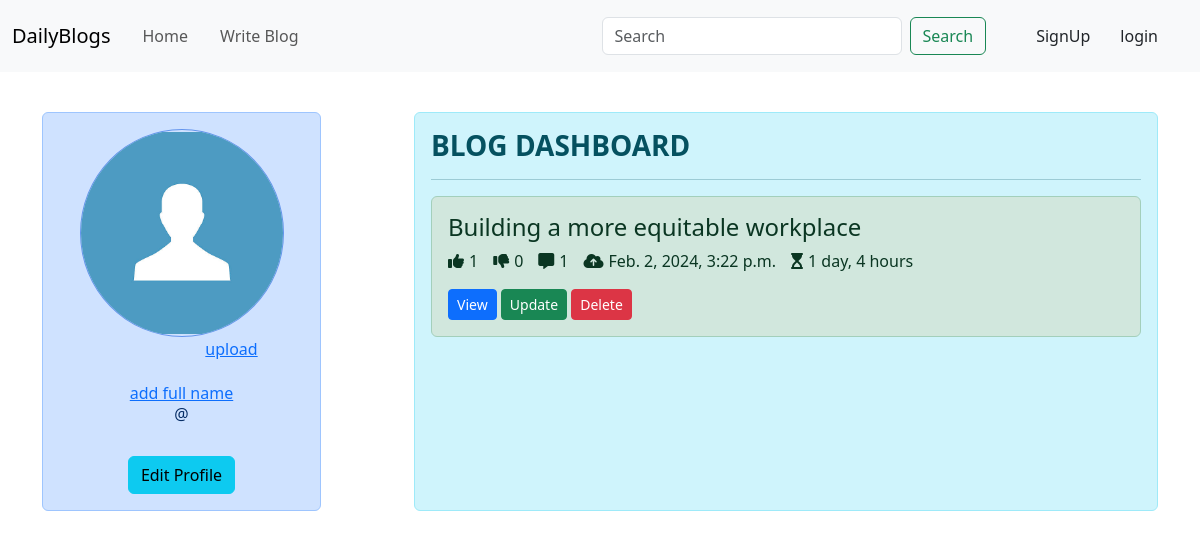
The app's page /blog/profile/3/ with its own data.
### blogApp/models.py (models this page shows, shortened)
class Blog(models.Model):
    author = models.ForeignKey(User, on_delete=models.CASCADE, related_name='post_author')
    blog_title = models.CharField(max_length=200, verbose_name='Enter a title')
    slug = models.SlugField(max_length=264, unique=True)
    blog_content = models.TextField()
    blog_image = models.ImageField(upload_to='blog_images/')
    publish_date = models.DateTimeField(auto_now_add=True)
    update_date = models.DateTimeField(auto_now=True)
    class Meta:
        ordering = ['-update_date']

### blogApp/views.py (the view)
# urls.py: path('profile/<int:profile_id>/', views.profile_setting, name='profile'),
def profile_setting(request, profile_id):
    blog = Blog.objects.filter(author_id=profile_id)
    return render(request, 'blogApp/profile.html', context={'blogs': blog})

### templates/blogApp/profile.html (shortened to what this page needs)
{% extends 'base.html' %}
{% load static %}
{% block styles %}
    <link href="{% static 'profile.css' %}" rel="stylesheet">
{% endblock %}
{% block main_block %}
    <div class="container">
        <div class="container-left col-3 alert alert-primary" style="text-align: center">
            {% if user.user_profile %}
                <img src="/media/{{ user.user_profile.profile_picture }}" class="rounded-circle profile-pic"
                     alt="profile-image">
                <a href="{% url 'blog_app:profile-picture' %}">change</a>
            {% else %}
                <img src="/media/default_profile.jpg" class="rounded-circle profile-pic" alt="profile-image">
                <a href="{% url 'blog_app:profile-picture' %}" style="margin-left: 100px">upload</a>
            {% endif %}
            <div class="profile-text" style="text-align: center;margin-top: 20px">
                {% if user.first_name or user.last_name %}
                    <h6> {{ user.first_name }} {{ user.last_name }}</h6>
                {% else %}
                    <a href="{% url 'blog_app:profile_change' %}">add full name</a>
                {% endif %}
                <h6> @{{ user.username }}</h6>
                <br>
                <a href="{% url 'blog_app:profile_change' %}" class="btn btn-info">Edit Profile</a>
            </div>
        </div>
        <div class="container-right col-8 alert alert-info">
            <h3><strong>BLOG DASHBOARD</strong></h3>
            <hr>
            {% for blog in blogs %}
                <div class="blog-text alert alert-success">
                    <h4>{{ blog.blog_title }}</h4>
                    <div style="display: flex;">
                        <p style="margin-right: 15px"><i class="fa-solid fa-thumbs-up"
                                                         style="margin-right: 5px"></i>{{ blog.liked_blog.count }}
                        </p>
                        <p style="margin-right: 15px"><i class="fa-solid fa-thumbs-down"
                                                         style="margin-right: 5px"></i>{{ blog.Unliked_blog.count }}
                        </p>
                        <p style="margin-right: 15px"><i class="fa-solid fa-message"
                                                         style="margin-right: 5px"></i>{{ blog.blog_comment.count }}
                        </p>
                        <p style="margin-right: 15px"><i class="fa-solid fa-cloud-arrow-up"
                                                         style="margin-right: 5px"></i>{{ blog.publish_date }}
                        </p>
                        <p style="margin-right: 15px"><i class="fa-solid fa-hourglass-start" style="margin-right: 5px"></i>{{ blog.update_date|timesince }}
                        </p>
                    </div>
                    <a href="{% url 'blog_app:blog-details' blog.slug %}" class="btn btn-primary btn-sm">View</a>
                    <a href="{% url 'blog_app:update-blog' blog.pk %}" class="btn btn-success btn-sm">Update</a>
                    <a href="" class="btn btn-danger btn-sm">Delete</a>
                </div>
            {% endfor %}
        </div>
    </div>
{% endblock %}

### static/profile.css (style rules this page uses)
.container { display: flex; margin-top: 40px; justify-content: space-between; }
.profile-pic { height: 208px; width: 204px; object-fit: contain; border: 1px solid cornflowerblue; margin-left: auto; margin-right:auto; display: block; }

### records on screen
Blog: blog_title "Building a more equitable workplace", liked_blog.count "1", Unliked_blog.count "0", blog_comment.count "1", publish_date "Feb. 2, 2024, 3:22 p.m.", update_date "1 day, 4 hours"
